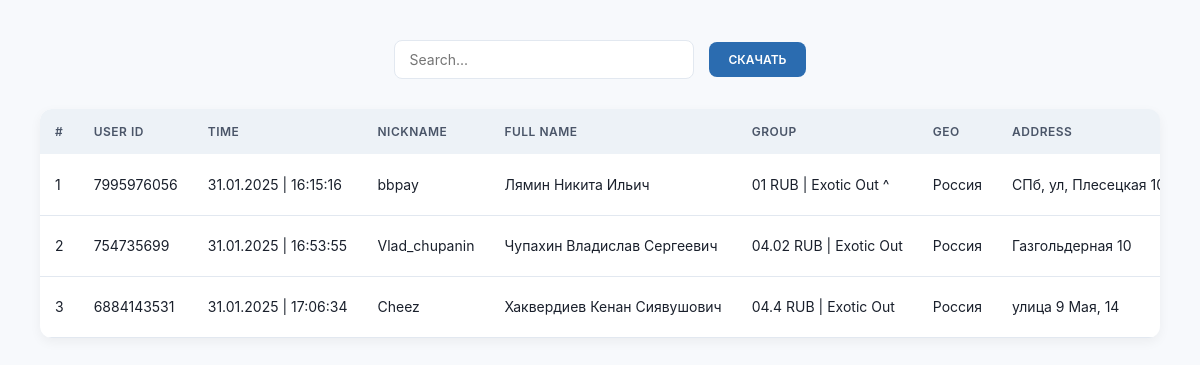
Page /kyc on the earlier database version.
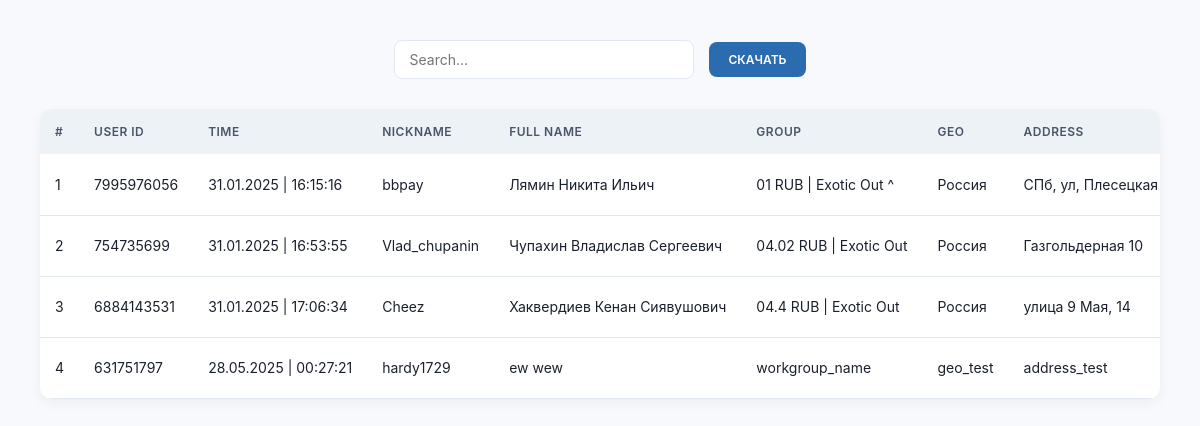
Same page on the later database version.
### tables this page shows
CREATE TABLE user_verification (
            user_id TEXT PRIMARY KEY,
            start_time TEXT,
            username TEXT,
            collect_fio TEXT,
            platform_login TEXT,
            api_key TEXT,
            workgroup_name TEXT,
            phone_number TEXT,
            passport_photo_1 TEXT,
            passport_photo_2 TEXT,
            video_file TEXT
        );

### src/app.py (the view)
@app.route('/kyc', methods=['GET'])
def kyc_route():
    return kyc()

### src/app.py (called while the page is built)
def datetimeformat(value):
    if value and isinstance(value, str):
        try:
            dt = datetime.fromisoformat(value)
            return dt.strftime('%d.%m.%Y | %H:%M:%S')
        except ValueError:
            return value
    return ''

### src/templates/kyc.html (shortened to what this page needs)
{% extends "base.html" %}
{% block content %}
<link rel="stylesheet" href="{{ url_for('static', filename='styles/kyc.css') }}">
<div class="content">
    <div class="controls-container">
        <input type="text" id="searchInput" placeholder="Search..." />
        <button class="btn download-btn" onclick="toggleDownloadModal()">Скачать</button>
    </div>
    <div class="table-container">
        <table id="documentTable">
            <thead>
                <tr>
                    <th>#</th>
                    <th>User ID</th>
                    <th>Time</th>
                    <th>Nickname</th>
                    <th>Full Name</th>
                    <th>Group</th>
                    <th>Geo</th>
                    <th>Address</th>
                </tr>
            </thead>
            <tbody>
                {% for row in data %}
                <tr class="document-row">
                    <td>{{ row[0] }}</td>
                    <td>{{ row[1] }}</td>
                    <td>{{ row[2]|datetimeformat }}</td>
                    <td>{{ row[3] }}</td>
                    <td>{{ row[4] }}</td>
                    <td>{{ row[5] }}</td>
                    <td>{{ row[6] }}</td>
                    <td>{{ row[7] }}</td>
                </tr>
                {% endfor %}
            </tbody>
        </table>
    </div>
</div>
{% endblock %}

### src/templates/base.html (shortened to what this page needs)
<!DOCTYPE html>
<html lang="ru">
<head>
    <link rel="stylesheet" href="{{ url_for('static', filename='styles/base.css') }}">
</head>
<body>
    <main>
        {% block content %}{% endblock %}
    </main>
</body>
</html>

### src/static/styles/base.css (style rules this page uses)
* { margin: 0; padding: 0; box-sizing: border-box; font-family: -apple-system, BlinkMacSystemFont, 'Segoe UI', Roboto, sans-serif; }
body { background: #f7f9fc; color: #1a202c; min-height: 100vh; display: flex; flex-direction: column; transition: background 0.3s ease, color 0.3s ease; }
main { flex: 1; padding: 40px; }

### src/static/styles/kyc.css (style rules this page uses)
.content { margin-top: 0px; padding: 0px; }
.controls-container { display: flex; justify-content: center; align-items: center; gap: 15px; margin-bottom: 30px; flex-wrap: wrap; max-width: 1000px; margin-left: auto; margin-right: auto; position: relative; }
.controls-container input { padding: 10px 15px; width: 300px; max-width: 100%; border: 1px solid #e2e8f0; border-radius: 8px; background: #ffffff; color: #1a202c; font-size: 14px; transition: all 0.2s ease; }
.btn { padding: 10px 20px; background: #2b6cb0; color: #ffffff; border: none; border-radius: 8px; cursor: pointer; font-weight: 600; text-transform: uppercase; font-size: 12px; transition: all 0.2s ease; }
.table-container { max-width: 1200px; margin: 0 auto; overflow-x: auto; border-radius: 12px; box-shadow: 0 4px 12px rgba(0, 0, 0, 0.05); }
#documentTable { width: 100%; border-collapse: collapse; background: #ffffff; border-radius: 12px; overflow: hidden; }
#documentTable thead { background: #edf2f7; color: #4a5568; text-transform: uppercase; font-size: 12px; letter-spacing: 0.5px; }
#documentTable th { padding: 15px; text-align: left; font-weight: 600; white-space: nowrap; }
#documentTable td { padding: 15px; border-bottom: 1px solid #e2e8f0; color: #1a202c; font-size: 14px; white-space: nowrap; vertical-align: middle; }
.document-row { transition: all 0.2s ease; }

Differences in the rows shown:
added user_verification: row "4", user_id "631751797", start_time "28.05.2025 | 00:27:21", username "hardy1729", collect_fio "ew wew", platform_login "workgroup_name", api_key "geo_test", workgroup_name "address_test"
